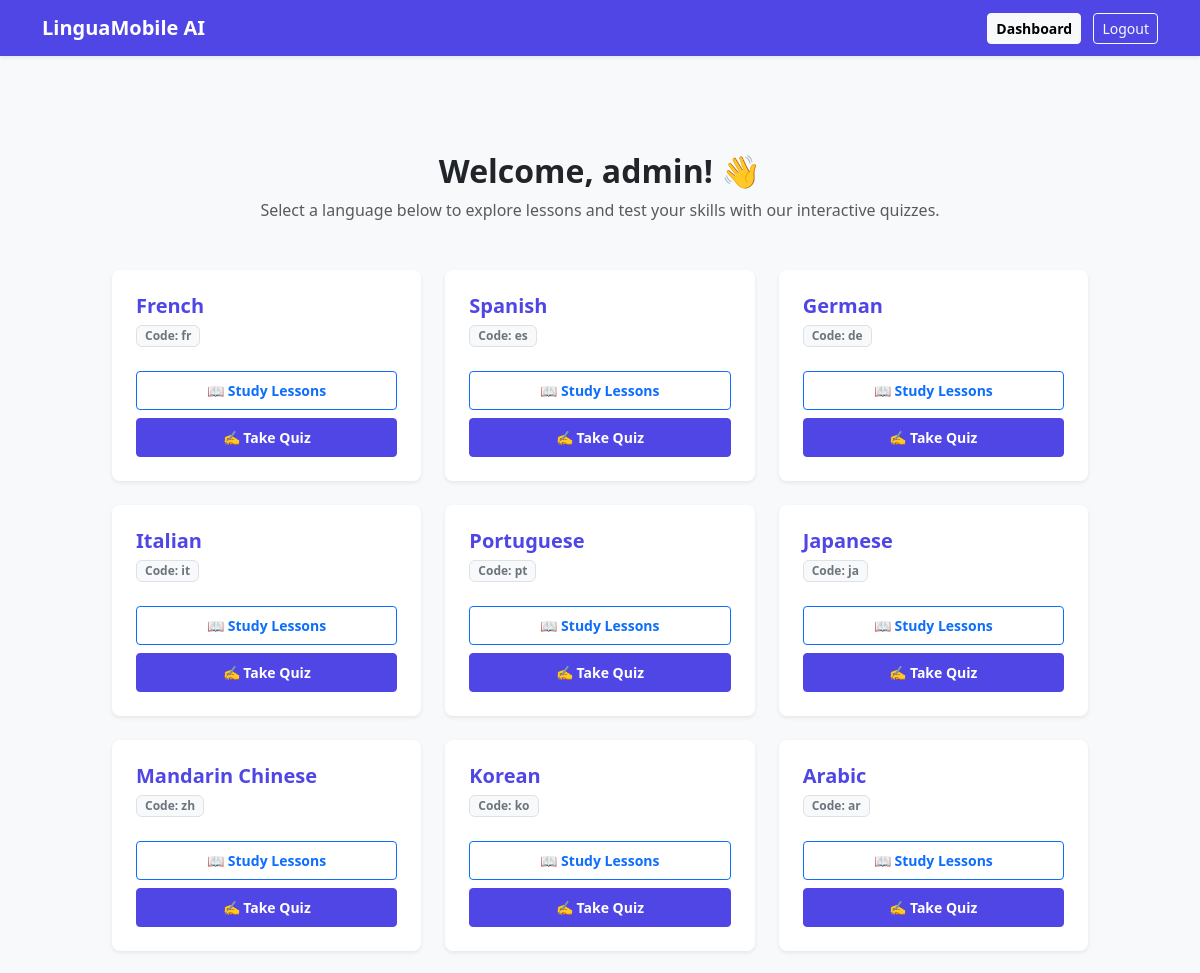
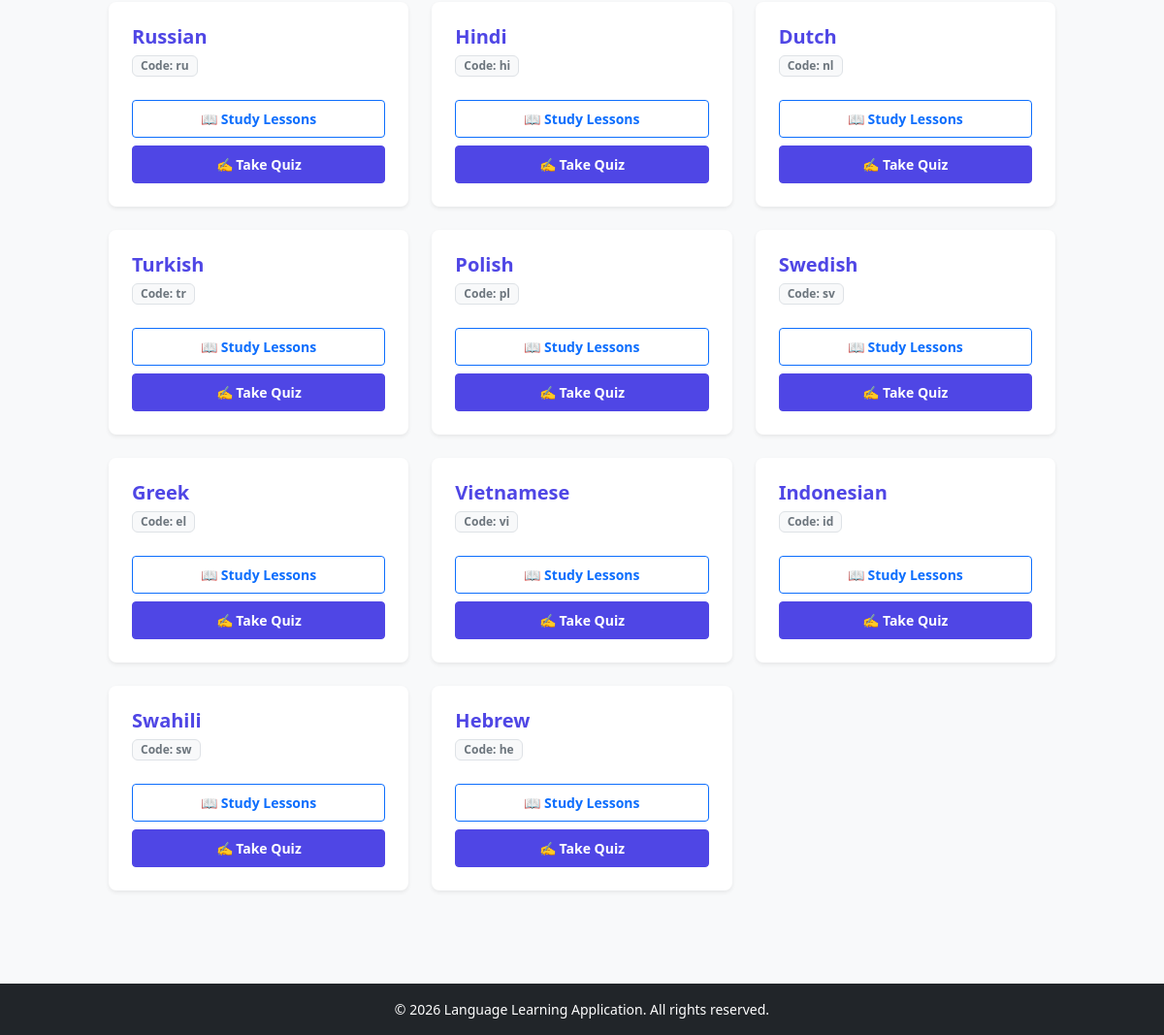
/dashboard (signed in), run on the app's committed database (2 pictures, top to bottom).
### tables this page shows
CREATE TABLE languages (
            id INTEGER PRIMARY KEY AUTOINCREMENT,
            name TEXT UNIQUE NOT NULL,
            code TEXT UNIQUE NOT NULL
        );

### app.py (the view)
@app.route('/dashboard')
def dashboard():
    if 'user' not in session:
        flash('Please log in first.', 'warning')
        return redirect(url_for('login'))
    conn = get_db_connection()
    cursor = conn.cursor()
    cursor.execute("SELECT * FROM languages")
    languages = cursor.fetchall()
    cursor.close()
    conn.close()
    return render_template('dashboard.html', username=session['user'], languages=languages)

### app.py (called while the page is built)
def get_db_connection():
    conn = sqlite3.connect(DB_PATH)
    conn.row_factory = sqlite3.Row
    return conn

### templates/dashboard.html
{% extends "base.html" %}
{% block content %}
<div class="container my-5" style="max-width: 1000px;">
    <div class="text-center mb-5">
        <h2 class="fw-bold text-dark mb-2">Welcome, {{ username }}! 👋</h2>
        <p class="text-muted lead fs-6">Select a language below to explore lessons and test your skills with our interactive quizzes.</p>
    </div>
    <div class="row g-4">
        {% for lang in languages %}
        <div class="col-md-6 col-lg-4">
            <div class="card h-100 shadow-sm border-0 rounded-3 transition-hover">
                <div class="card-body d-flex flex-column justify-content-between p-4">
                    <div>
                        <h5 class="card-title fw-bold mb-1" style="color: #4f46e5;">{{ lang.name }}</h5>
                        <span class="badge bg-light text-secondary border uppercase text-xs px-2 py-1">Code: {{ lang.code }}</span>
                    </div>
                    <div class="mt-4 d-grid gap-2">
                        <a href="{{ url_for('lesson', lang_id=lang.id) }}" class="btn btn-outline-primary btn-sm fw-semibold py-2">
                            📖 Study Lessons
                        </a>
                        <a href="{{ url_for('quiz', lang_id=lang.id) }}" class="btn btn-sm text-white fw-semibold py-2" style="background-color: #4f46e5; border-color: #4f46e5;">
                            ✍️ Take Quiz
                        </a>
                    </div>
                </div>
            </div>
        </div>
        {% endfor %}
    </div>
</div>
{% endblock %}

### templates/base.html (shortened to what this page needs)
<!DOCTYPE html>
<html lang="en">
<head>
    <link href="https://cdn.jsdelivr.net/npm/bootstrap@5.3.0/dist/css/bootstrap.min.css" rel="stylesheet">
</head>
<body class="bg-light d-flex flex-column min-vh-100">
    <nav class="navbar navbar-expand-lg navbar-dark shadow-sm" style="background-color: #4f46e5;">
        <div class="container">
            <a class="navbar-brand fw-bold" href="/">LinguaMobile AI</a>
            <div class="ms-auto">
                {% if session.get('user') %}
                    <a href="/dashboard" class="btn btn-light btn-sm me-2 fw-semibold">Dashboard</a>
                    <a href="/logout" class="btn btn-outline-light btn-sm">Logout</a>
                {% else %}
                    <a href="/login" class="btn btn-light btn-sm me-2 fw-semibold" style="color: #4f46e5;">Login</a>
                    <a href="/register" class="btn btn-outline-light btn-sm">Register</a>
                {% endif %}
            </div>
        </div>
    </nav>
    <main class="container my-5 flex-grow-1">
        {% block content %}{% endblock %}
    </main>
    <footer class="bg-dark text-white text-center py-3 mt-auto">
        <p class="mb-0 small">&copy; 2026 Language Learning Application. All rights reserved.</p>
    </footer>
</body>
</html>

### data on the page
languages: name "French", code "fr"
languages: name "Spanish", code "es"
languages: name "German", code "de"
languages: name "Italian", code "it"
languages: name "Portuguese", code "pt"
languages: name "Japanese", code "ja"
languages: name "Mandarin Chinese", code "zh"
languages: name "Korean", code "ko"
languages: name "Arabic", code "ar"
languages: name "Russian", code "ru"
languages: name "Hindi", code "hi"
languages: name "Dutch", code "nl"
languages: name "Turkish", code "tr"
languages: name "Polish", code "pl"
languages: name "Swedish", code "sv"
languages: name "Greek", code "el"
languages: name "Vietnamese", code "vi"
languages: name "Indonesian", code "id"
languages: name "Swahili", code "sw"
languages: name "Hebrew", code "he"

### other printed values
{{ username }} "admin"
